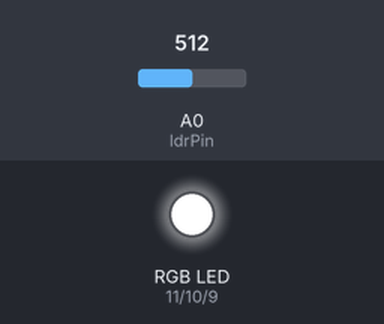
Simulated run of this sketch. Board: Arduino Uno, built with avr-gcc and run on an emulated ATmega328P. On the bench: an RGB LED mixed from three pins (HIGH = lit). The test bench sets the inputs (shaded band); at power-on: A0 (ldrPin) = 512. Dim RGB values are drawn brighter than linear.

Above: at 1.8 s.
1.9 s: A0 (ldrPin) set to 412
3.4 s: A0 (ldrPin) set to 385
At 4.6 s:
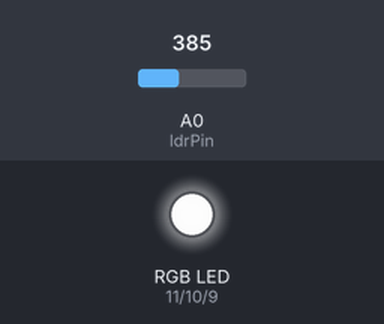
5.5 s: A0 (ldrPin) set to 122
At 7.2 s:
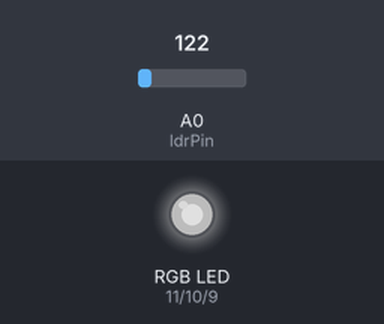
7.5 s: A0 (ldrPin) set to 0
At 8.9 s:
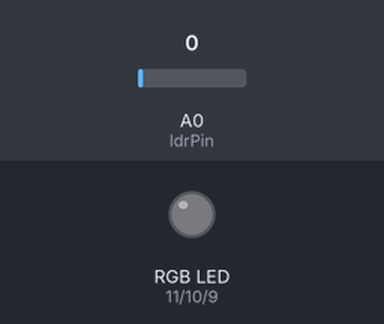
Timing chart, 0 to 10.5 s (numbered marks = the images above; inputs shaded):
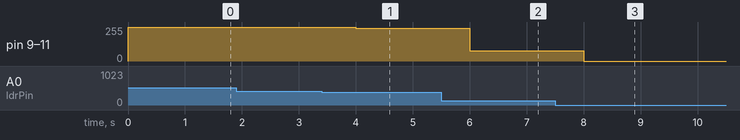

The sketch:

RGB_LED_HEX.ino
```cpp
/*
Adafruit Arduino - Lesson 3. RGB LED
*/

int redPin = 11;
int greenPin = 10;
int bluePin = 9;
const int ldrPin = A0;

int rgbBrightness;
float ldrPercentage;
void setup()
{
  pinMode(redPin, OUTPUT);
  pinMode(greenPin, OUTPUT);
  pinMode(bluePin, OUTPUT);
  pinMode(ldrPin, INPUT);
}

void loop()
{
  float ldrStatus = analogRead(ldrPin);
  ldrPercentage = ldrStatus/400;
  if (ldrPercentage > 1) {
    ldrPercentage = 1;
  }
  rgbBrightness = 255*ldrPercentage;
  setColor(rgbBrightness, rgbBrightness, rgbBrightness);
  delay(1000);

}

void setColor(int red, int green, int blue)
{
  analogWrite(redPin, red);
  analogWrite(greenPin, green);
  analogWrite(bluePin, blue);
}
```

Measured:
- after the input at 1.9 s, every drawn part: stays the same
- after the input at 3.4 s, pin 9 (bluePin), pin 10 (greenPin), pin 11 (redPin): 255/255 → 245/255 after 0.60 s
- after the input at 5.5 s, pin 9 (bluePin), pin 10 (greenPin), pin 11 (redPin): 245/255 → 77/255 after 0.50 s
- after the input at 7.5 s, pin 9 (bluePin), pin 10 (greenPin), pin 11 (redPin): 77/255 → 0/255 after 0.50 s
